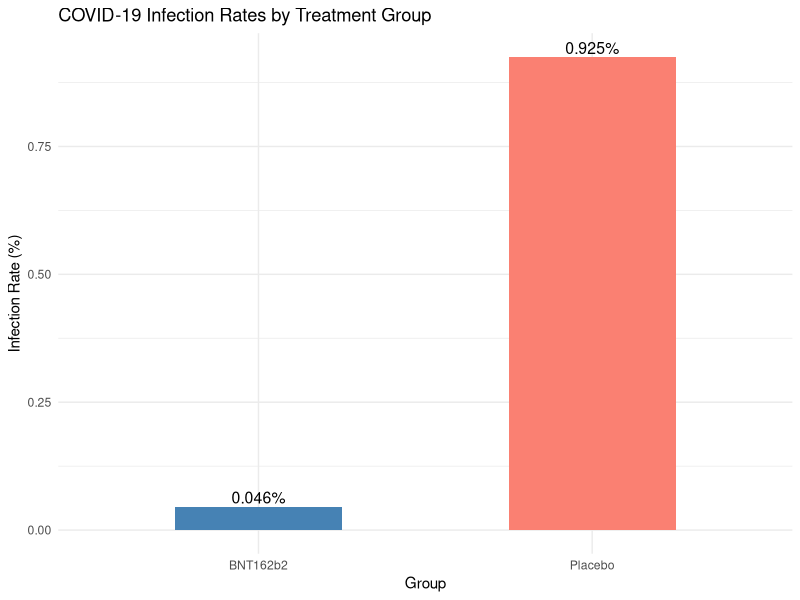

Generate this figure with R:
## ---- chunk 1
#Use this code chunk to include libraries, and set global options.
library(knitr)
library(tidyverse)
## ---- chunk 2
vacc_cas <- 8
plac_cas <- 162
n_vacc <- 17411
n_plac <- 17511
tot_cas <- vacc_cas + plac_cas
n_tot <- n_vacc + n_plac
## ---- chunk 3
table_df <- data.frame(
  Group = c("BNT162b2 (Vaccine)", "Placebo", "Total"),
  Cases = c(vacc_cas, plac_cas, tot_cas),
  No_Cases = c(n_vacc - vacc_cas, n_plac - plac_cas, n_tot - tot_cas),
  Total = c(n_vacc, n_plac, n_tot)
)

kable(table_df,
      caption = "Contigency Table",
      col.names = c("Group", "Cases", "No_Cases", "Total"),
      align = "lccc")
## ---- chunk 4
bar_data <- data.frame(
Group = c("BNT162b2", "Placebo"),
Rate = c(vacc_cas / n_vacc * 100, plac_cas / n_plac * 100)
)
ggplot(bar_data, aes(x = Group, y = Rate, fill = Group)) +
  geom_bar(stat = "identity", width = 0.5) +
  scale_fill_manual(values = c("BNT162b2" = "steelblue", "Placebo" = "salmon")) +
  labs(x = "Group", y = "Infection Rate (%)",
  title = "COVID-19 Infection Rates by Treatment Group") +
  theme_minimal() +
  theme(legend.position = "none") +
  geom_text(aes(label = paste0(round(Rate, 3), "%")), vjust =-0.25, size = 4)
## ---- chunk 5
# You can reference your code in the appendix (sample here).
